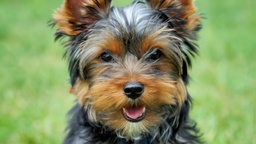
#> input picture Bruno/dog.jpg, 256 x 144 px, shrunk from 1280 x 720 before the run, found by its file name
$ python Teste_simples.py
#> lines starting #> are read from the running program, lines starting #| are printed output that depends on the picture; after the words box and inside, x2 and y2 are one past the last pixel; in counts of white or black regions, pixels touching at a corner belong together
# Importing OpenCV package
import cv2

# Reading the image
img = cv2.imread('D:\\Importante\\2023 - 2\\Trabalho IA - 2\\dog.jpg')
#> img is the input picture: shape (144, 256, 3); mean B, G, R 99.1, 147.5, 132.4

# Converting image to grayscale
gray_img = cv2.cvtColor(img, cv2.COLOR_BGR2GRAY)
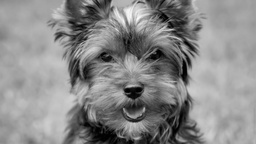
#> gray_img: shape (144, 256); min 0, max 250, mean 137.4

# Loading the required haar-cascade xml classifier file
haar_cascade = cv2.CascadeClassifier('D:\\Importante\\2023 - 2\\Trabalho IA - 2\\dog_face_haar_cascade-master\\cascade.xml')

# Applying the face detection method on the grayscale image
faces_rect = haar_cascade.detectMultiScale(gray_img, 1.1, 9)
#> faces_rect = [[95, 45, 62, 62]]

# Iterating through rectangles of detected faces
for (x, y, w, h) in faces_rect:
    cv2.rectangle(img, (x, y), (x+w, y+h), (0, 255, 0), 2)
#> this loop made 1 pass
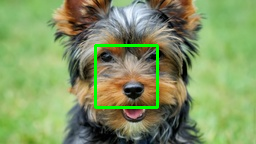
#> img: shape (144, 256, 3); 2.01% of pixels changed, all inside (x1, y1, x2, y2) = (94, 44, 159, 109)

cv2.imshow('Detected faces', img)

cv2.waitKey(0)

$ run again, with Bruno/Mary.bmp saved as Bruno/dog.jpg
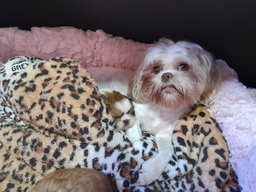
#> input picture Bruno/Mary.bmp, 256 x 192 px, shrunk from 1600 x 1200 before the run, found by its file name
#> img is the input picture: shape (192, 256, 3); mean B, G, R 112.9, 110.1, 119
#> `gray_img = cv2.cvtColor(img, cv2.COLOR_BGR2GRAY)`:
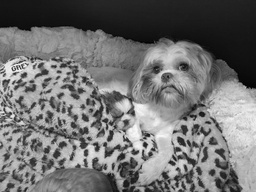
#> gray_img: shape (192, 256); min 1, max 252, mean 113.1
#> faces_rect = [[94, 85, 55, 55]]
#> the loop `for (x, y, w, h) in faces_rect:` made 1 pass
#> after the loop `for (x, y, w, h) in faces_rect:`:
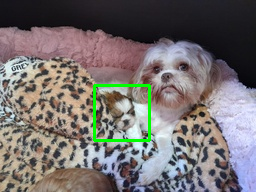
#> img: shape (192, 256, 3); 1.33% of pixels changed, all inside (x1, y1, x2, y2) = (93, 84, 151, 142)

$ run again, with Bruno/Mary_1.bmp saved as Bruno/dog.jpg
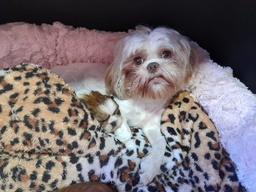
#> input picture Bruno/Mary_1.bmp, 256 x 192 px, shrunk from 1600 x 1200 before the run, found by its file name
#> img is the input picture: shape (192, 256, 3); mean B, G, R 113.6, 109.6, 118.3
#> `gray_img = cv2.cvtColor(img, cv2.COLOR_BGR2GRAY)`:
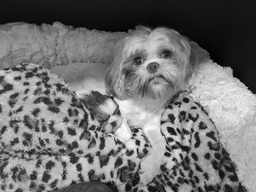
#> gray_img: shape (192, 256); min 0, max 251, mean 112.7
#> faces_rect = [[88, 82, 56, 56]]
#> the loop `for (x, y, w, h) in faces_rect:` made 1 pass
#> after the loop `for (x, y, w, h) in faces_rect:`:
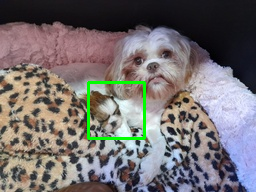
#> img: shape (192, 256, 3); 1.36% of pixels changed, all inside (x1, y1, x2, y2) = (87, 81, 146, 140)
